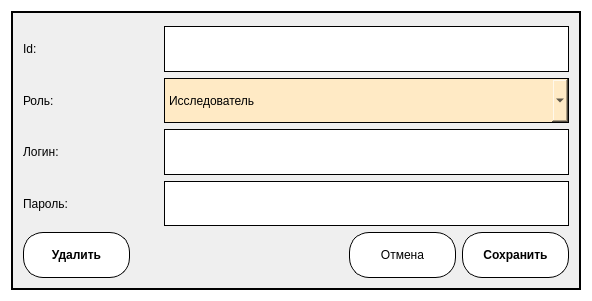
<?xml version="1.0" encoding="UTF-8"?>
<ui version="4.0">
 <class>Dialog_user</class>
 <widget class="QDialog" name="Dialog_user">
  <property name="geometry">
   <rect>
    <x>0</x>
    <y>0</y>
    <width>592</width>
    <height>301</height>
   </rect>
  </property>
  <property name="windowTitle">
   <string>Dialog</string>
  </property>
  <property name="styleSheet">
   <string notr="true">QDialog#Dialog_user{
	background-color: rgb(255, 255, 255);
}</string>
  </property>
  <layout class="QGridLayout" name="gridLayout">
   <item row="0" column="0">
    <widget class="QGroupBox" name="groupBox">
     <property name="styleSheet">
      <string notr="true">QGroupBox#groupBox {
	border: 2px solid #000000;
	background-color: rgb(239, 239, 239);
}</string>
     </property>
     <property name="title">
      <string/>
     </property>
     <layout class="QGridLayout" name="gridLayout_2">
      <item row="3" column="0">
       <layout class="QHBoxLayout" name="horizontalLayout_5" stretch="25,75">
        <item>
         <widget class="QLabel" name="label_4">
          <property name="text">
           <string>Пароль:</string>
          </property>
         </widget>
        </item>
        <item>
         <widget class="QLineEdit" name="lineEdit_4">
          <property name="sizePolicy">
           <sizepolicy hsizetype="Expanding" vsizetype="Ignored">
            <horstretch>0</horstretch>
            <verstretch>0</verstretch>
           </sizepolicy>
          </property>
          <property name="styleSheet">
           <string notr="true">QLineEdit {
border: 1px solid #000000;
}</string>
          </property>
         </widget>
        </item>
       </layout>
      </item>
      <item row="1" column="0">
       <layout class="QHBoxLayout" name="horizontalLayout_3" stretch="25,75">
        <item>
         <widget class="QLabel" name="label_2">
          <property name="text">
           <string>Роль:</string>
          </property>
         </widget>
        </item>
        <item>
         <widget class="QComboBox" name="comboBox">
          <property name="sizePolicy">
           <sizepolicy hsizetype="Ignored" vsizetype="Ignored">
            <horstretch>0</horstretch>
            <verstretch>0</verstretch>
           </sizepolicy>
          </property>
          <property name="styleSheet">
           <string notr="true">QComboBox::drop-down {
    subcontrol-origin: padding;
    subcontrol-position: top right;
     width: 10px;
	background-color: rgb(255, 240, 160);
    image: url(:/new/prefix1/1.png);
    padding-left: 15px;
	padding-right: 15px;

    border-left-width: 1px;
    border-left-color: black;
    border-left-style: solid;  

   /* border-top-right-radius: 15px;
border-radius: 15px;*/
    
 }
QComboBox::drop-down::hover{
	background-color: rgb(255, 249, 152);
}
QComboBox {
	background-color: rgb(255, 234, 197);
border: 1px solid black;
}
QComboBox::hover {
	background-color: rgb(231, 212, 179);
}
QComboBox QAbstractItemView {
    background-color: rgb(255, 255, 255);
 }</string>
          </property>
          <item>
           <property name="text">
            <string>Исследователь</string>
           </property>
          </item>
          <item>
           <property name="text">
            <string>Администратор</string>
           </property>
          </item>
         </widget>
        </item>
       </layout>
      </item>
      <item row="2" column="0">
       <layout class="QHBoxLayout" name="horizontalLayout_4" stretch="25,75">
        <item>
         <widget class="QLabel" name="label_3">
          <property name="text">
           <string>Логин:</string>
          </property>
         </widget>
        </item>
        <item>
         <widget class="QLineEdit" name="lineEdit_3">
          <property name="sizePolicy">
           <sizepolicy hsizetype="Expanding" vsizetype="Ignored">
            <horstretch>0</horstretch>
            <verstretch>0</verstretch>
           </sizepolicy>
          </property>
          <property name="styleSheet">
           <string notr="true">QLineEdit {
border: 1px solid #000000;
}</string>
          </property>
         </widget>
        </item>
       </layout>
      </item>
      <item row="0" column="0">
       <layout class="QHBoxLayout" name="horizontalLayout_2" stretch="25,75">
        <item>
         <widget class="QLabel" name="label">
          <property name="text">
           <string>Id:</string>
          </property>
         </widget>
        </item>
        <item>
         <widget class="QLineEdit" name="lineEdit">
          <property name="sizePolicy">
           <sizepolicy hsizetype="Expanding" vsizetype="Ignored">
            <horstretch>0</horstretch>
            <verstretch>0</verstretch>
           </sizepolicy>
          </property>
          <property name="styleSheet">
           <string notr="true">QLineEdit {
border: 1px solid #000000;
}</string>
          </property>
         </widget>
        </item>
       </layout>
      </item>
      <item row="4" column="0">
       <layout class="QHBoxLayout" name="horizontalLayout" stretch="20,40,20,20">
        <item>
         <widget class="QPushButton" name="pushButton_3">
          <property name="sizePolicy">
           <sizepolicy hsizetype="Minimum" vsizetype="Ignored">
            <horstretch>0</horstretch>
            <verstretch>0</verstretch>
           </sizepolicy>
          </property>
          <property name="font">
           <font>
            <weight>75</weight>
            <bold>true</bold>
           </font>
          </property>
          <property name="styleSheet">
           <string notr="true">QPushButton {
	background-color: rgb(255, 255, 255);
border: 1px solid #000000;
border-radius: 20px;
} 
QPushButton::hover { 
	background-color: rgb(231, 231, 231);
} 
QPushButton::pressed {
 border: 3px solid #000000;
}</string>
          </property>
          <property name="text">
           <string>Удалить</string>
          </property>
          <property name="autoDefault">
           <bool>false</bool>
          </property>
         </widget>
        </item>
        <item>
         <spacer name="horizontalSpacer">
          <property name="orientation">
           <enum>Qt::Horizontal</enum>
          </property>
          <property name="sizeHint" stdset="0">
           <size>
            <width>40</width>
            <height>20</height>
           </size>
          </property>
         </spacer>
        </item>
        <item>
         <widget class="QPushButton" name="pushButton">
          <property name="sizePolicy">
           <sizepolicy hsizetype="Minimum" vsizetype="Ignored">
            <horstretch>0</horstretch>
            <verstretch>0</verstretch>
           </sizepolicy>
          </property>
          <property name="styleSheet">
           <string notr="true">QPushButton {
	background-color: rgb(255, 255, 255);
border: 1px solid #000000;
border-radius: 20px;
} 
QPushButton::hover { 
	background-color: rgb(231, 231, 231);
} 
QPushButton::pressed {
 border: 3px solid #000000;
}</string>
          </property>
          <property name="text">
           <string>Отмена</string>
          </property>
         </widget>
        </item>
        <item>
         <widget class="QPushButton" name="pushButton_2">
          <property name="sizePolicy">
           <sizepolicy hsizetype="Minimum" vsizetype="Ignored">
            <horstretch>0</horstretch>
            <verstretch>0</verstretch>
           </sizepolicy>
          </property>
          <property name="font">
           <font>
            <weight>75</weight>
            <bold>true</bold>
           </font>
          </property>
          <property name="styleSheet">
           <string notr="true">QPushButton {
	background-color: rgb(255, 255, 255);
border: 1px solid #000000;
border-radius: 20px;
} 
QPushButton::hover { 
	background-color: rgb(231, 231, 231);
} 
QPushButton::pressed {
 border: 3px solid #000000;
}</string>
          </property>
          <property name="text">
           <string>Сохранить</string>
          </property>
          <property name="autoDefault">
           <bool>false</bool>
          </property>
         </widget>
        </item>
       </layout>
      </item>
     </layout>
    </widget>
   </item>
  </layout>
 </widget>
 <resources/>
 <connections/>
</ui>
